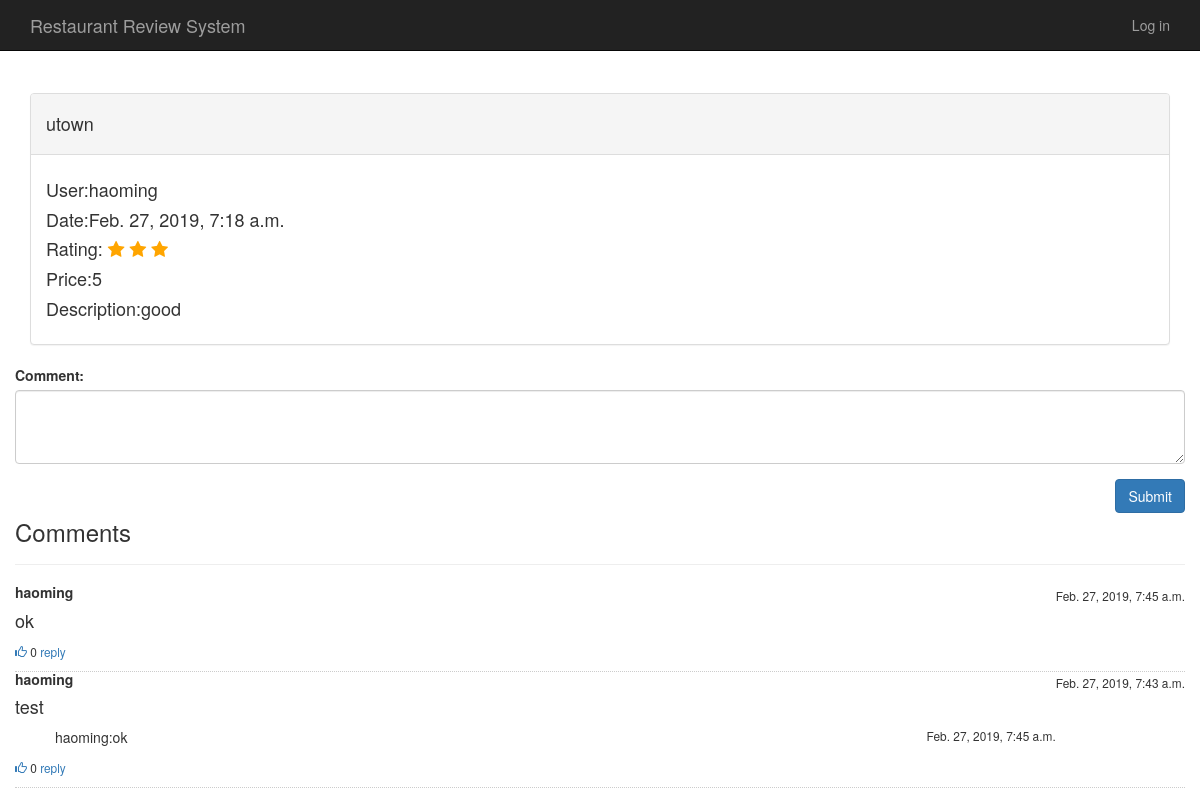
Page /detail/1 on the earlier database version.
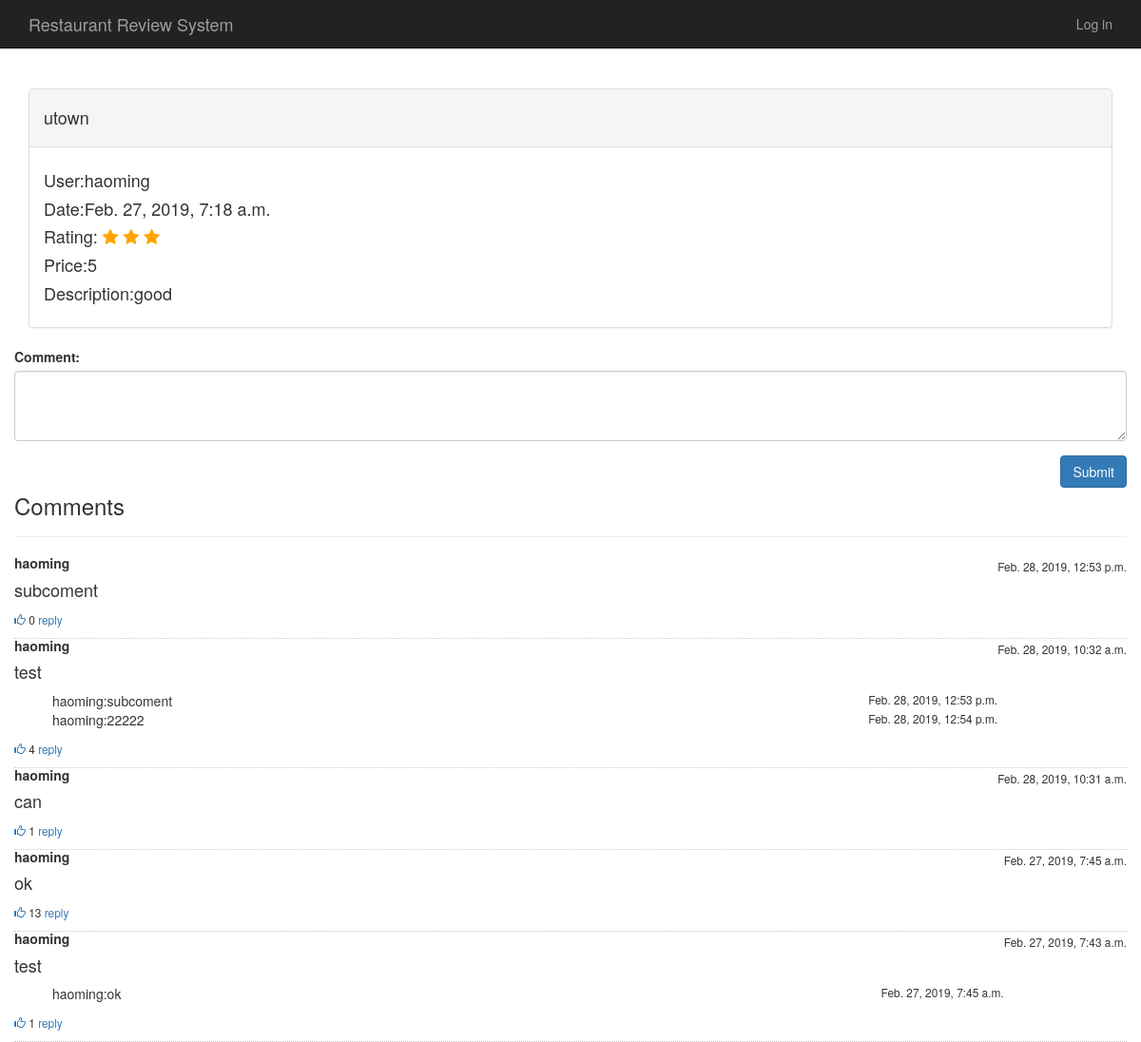
Same page on the later database version.
### web/models.py (models this page shows)
class Review(models.Model):
    review_id = models.AutoField(primary_key=True)
    restaurant = models.ForeignKey(Restaurant, on_delete=models.CASCADE)
    user = models.ForeignKey(User, on_delete=models.CASCADE)
    rating = models.IntegerField(default=0, validators=[
            MaxValueValidator(5),
            MinValueValidator(0)
        ])
    price = models.IntegerField(default=0)
    description = models.CharField(max_length=300)
    likes = models.IntegerField(default=0)
    date = models.DateTimeField(auto_now_add=True, blank=True)

class Restaurant(models.Model):
    restaurant_id =  models.AutoField(primary_key=True)
    name = models.CharField(max_length=200)
    address = models.CharField(max_length=200)
    category = models.CharField(max_length=30)
    price = models.IntegerField(default=0)

class User(models.Model):
    user_id = models.AutoField(primary_key=True)
    user_name = models.CharField(max_length=200)
    password = models.CharField(max_length=200)

class Comment(models.Model):
    comment_id = models.AutoField(primary_key=True)
    user = models.ForeignKey(User, on_delete=models.CASCADE)
    review = models.ForeignKey(Review, on_delete=models.CASCADE,null=True)
    master_comment = models.ForeignKey('self', on_delete=models.CASCADE,null=True)
    content = models.CharField(max_length=300)
    date = models.DateTimeField(auto_now_add=True, blank=True)
    likes = models.IntegerField(default=0)

### web/views.py (the view)
# urls.py: path('detail/<int:review_id>',views.reveiw_detail, name='detail'),
def reveiw_detail(request, review_id):
    review = Review.objects.get(review_id=review_id)
    comments = Comment.objects.filter(review=review).order_by('-date')
    return render(request, 'detail.html', {'review': review,'comments':comments,'range':range(review.rating)})

### web/templates/detail.html (shortened to what this page needs)
{% extends "shared/base.html" %}
{% block content %}
<div class="row clearfix">
    <div class="col-xs-14 column">
        <div class="panel-body" style="padding-bottom: 0px;">
            <div class="panel panel-default">
                <div class="panel-heading"><h4>{{ review.restaurant.name }}</h4></div>
                <div class="panel-body">
                    <h4>User:{{ review.user.user_name }}</h4>
                    <h4>Date:{{ review.date }}</h4>
                    <h4>Rating:
                        {% for i in range %}
                        <span class="fa fa-star" style="color: orange;"></span>
                        {% endfor %}
                    </h4>
                    <h4>Price:{{ review.price }}</h4>
                    <h4>Description:{{ review.description }}</h4>
                </div>
            </div>
        </div>
    </div>
</div>
<form method="POST" class="form-horizontal" role="form" action="/comment/{{review.review_id}}">
    <div class="form-group">
        <label for="comment">Comment:</label>
        <textarea class="form-control" rows="3" id="comment" name="comment"></textarea>
    </div>
    <div class="form-group pull-right">
        <input type="submit" value="Submit" class="btn btn-primary btn-block btn-btn1">
    </div>
</form>
<div class="row">
    <div class="page-header">
        <h3>
            Comments
        </h3>
    </div>
    <div class="comments-list">
        {% for comment in comments %}
        <p class="pull-right">
            <small>{{ comment.date }}</small>
        </p>
        <div style=" border-bottom: 1px dotted #ccc;">
            <div class="media-body">
                <h5 class="media-heading user_name"><strong>{{ comment.user.user_name }}</strong></h5>
                <h4>{{ comment.content }}</h4>
                <ul style="list-style-type: none">
                    {% for subcomment in comment.comment_set.all %}
                    <li>
                        {{ subcomment.user.user_name}}:{{subcomment.content}}<small style="float:right">{{ subcomment.date }}</small>
                    </li>
                    {% endfor %}
                </ul>
                <p>
                    <small><a href="{% url 'like' comment.comment_id %}"><span
                            class="glyphicon glyphicon-thumbs-up"></span> </a>{{ comment.likes }}
                    </small>
                    <small><a onclick="reply({{comment.comment_id}})" >reply</a>
                    </small>
                </p>
            </div>
        </div>
        {% endfor %}
    </div>
</div>
{% endblock %}

### web/templates/shared/base.html (shortened to what this page needs)
<!DOCTYPE html>
{% load static %}
<html lang="en">
<head>
    <link rel="stylesheet" type="text/css" href="{% static 'css/bootstrap.css' %}">
    <link rel="stylesheet" href="https://cdnjs.cloudflare.com/ajax/libs/font-awesome/4.7.0/css/font-awesome.min.css">
</head>
<body>
<div class="container" style="margin-top: 21px;">
    <div class="navbar navbar-inverse navbar-fixed-top">
        <div class="container">
            <div class="navbar-header">
                <a class="navbar-brand" href="/">Restaurant Review System</a>
            </div>
            <div class="navbar-collapse collapse">
                {% if request.session.userid is null %}
                <ul class="nav navbar-nav navbar-right">
                    <li><a href="{% url 'login'%}">Log in</a></li>
                </ul>
                {% else %}
                <ul class="nav navbar-nav navbar-right">
                    <li><a href="{% url 'logout'%}">Log out</a></li>
                </ul>
                {% endif %}
            </div>
        </div>
    </div>
    <div style="margin-top: 5%;">
        <div class="row clearfix">
            <div class="col-xs-12 column">
                <div id="content">
                    {% block content %}{% endblock %}
                </div>
            </div>
        </div>
    </div>
</div>
</body>
</html>

Differences in the rows shown:
added Comment: date "Feb. 28, 2019, 12:53 p.m.", user.user_name "haoming", content "subcoment", likes "0"
added Comment: date "Feb. 28, 2019, 10:32 a.m.", user.user_name "haoming", content "test", likes "4", shown under "Comments"
added Comment: user.user_name "haoming", content "22222", date "Feb. 28, 2019, 12:54 p.m.", shown under "Feb. 28, 2019, 10:32 a.m."
added Comment: date "Feb. 28, 2019, 10:31 a.m.", user.user_name "haoming", content "can", likes "1", shown under "Comments"
changed Comment "ok": likes "0" → "13"
changed Comment "Feb. 27, 2019, 7:43 a.m.": likes "0" → "1"
